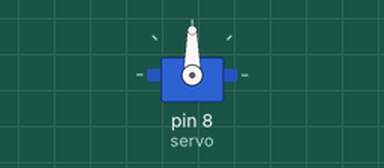
The sketch below on a simulated Arduino Uno, built with avr-gcc and run on an emulated ATmega328P. Parts: servo.

Above: at 0.05 s.
At 1.0 s:
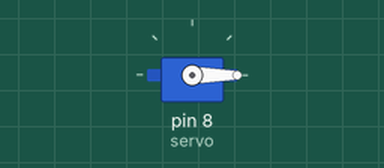
At 2.0 s:
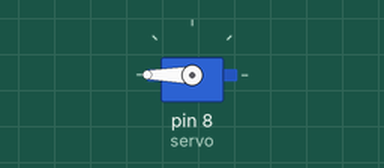
Timing chart, 0 to 4.6 s (numbered marks = the images above):
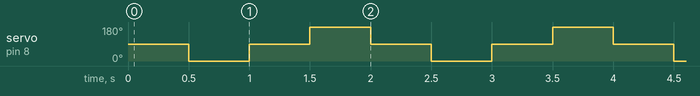

Measured:
- by itself, servo on pin 8 (servo): repeats every 2.0 s: 90° 0.50 s, 180° 0.50 s, 90° 0.50 s, 0° 0.50 s

The sketch:

ServoDemo.ino
```cpp
/*
  Servo Demo
    Turns a continous servo at full speed clockwise then
    counter clockwise
    @author jains
 */

#include <Servo.h>
int servo = 8;
Servo ser;
int angle = 0;

// the setup routine runs once when you press reset:
void setup() {
  ser.attach(servo);
  Serial.begin(9600);
}

// the loop routine runs over and over again forever:
void loop() {
  while(true){
    ser.write(90);
    delay(500);
    ser.write(0);
    delay(500);
    ser.write(90);
    delay(500);
    ser.write(180);
    delay(500);
  }
}
```
